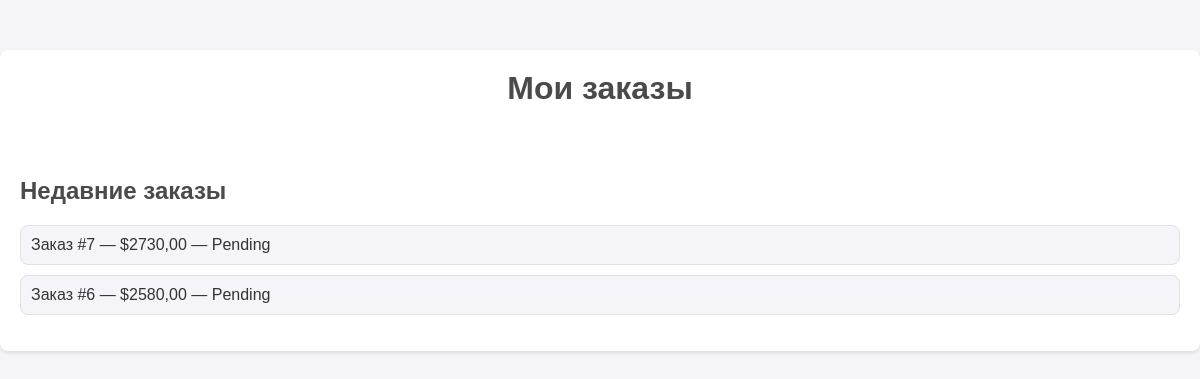
The page /profile/ (signed in) on the database as committed earlier.
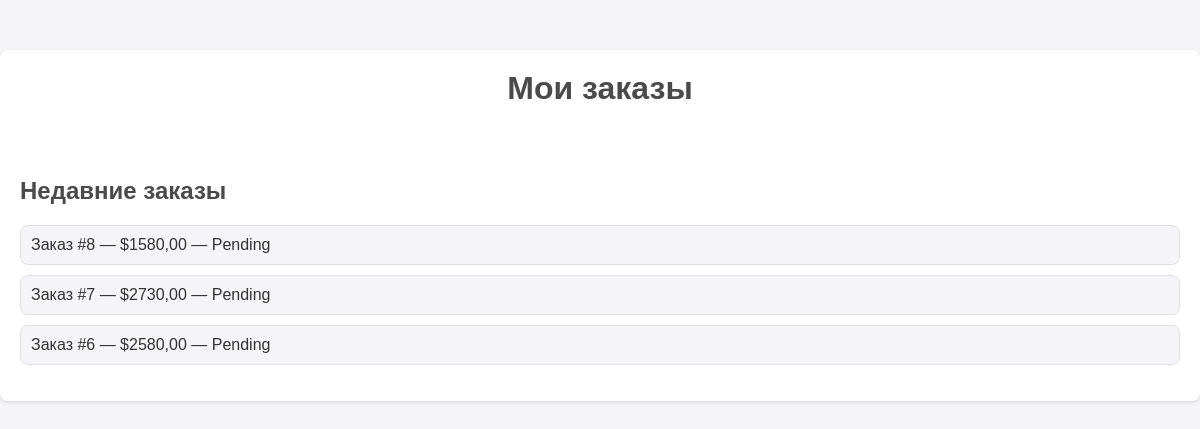
The same page on the database as committed later.
### app/models.py (models this page shows, shortened)
class Order(models.Model):
    email = models.EmailField(max_length=254, default='example@example.com')
    phone = models.CharField(max_length=15, default='1234567890')
    order_date = models.DateTimeField(auto_now_add=True)
    quantity = models.PositiveIntegerField()
    status = models.CharField(max_length=50)
    address = models.TextField()
    total_price = models.DecimalField(max_digits=10, decimal_places=2, default=0)

### app/views.py (the view)
# urls.py: path('profile/', views.profile_view, name='profile'),
def profile_view(request):
    user_email = request.user.email
    user_orders = Order.objects.filter(email=user_email)
    recent_orders = user_orders.order_by('-order_date')[:5]
    context = {
        'user_orders': user_orders,
        'recent_orders': recent_orders,
    }
    return render(request, 'profile.html', context)

### app/templates/profile.html (shortened to what this page needs)
<!DOCTYPE html>
<html lang="en">
<head>
    {% load static %}
    <link rel="stylesheet" href="{% static 'css/profile.css' %}">
</head>
<body>
    <div class="profile-container">
        <div class="profile-header">
            <h1>Мои заказы</h1>
        </div>
        <div class="recent-orders">
            <h2>Недавние заказы</h2>
            <ul class="recent-orders-list">
                {% for recent_order in recent_orders %}
                <li>Заказ #{{ recent_order.id }} — ${{ recent_order.total_price }} — {{ recent_order.status }}</li>
                {% endfor %}
            </ul>
        </div>
    </div>
</body>
</html>

Rows that differ between the two databases and show on the page:
added Order: id "8", total_price "1580,00", status "Pending"
